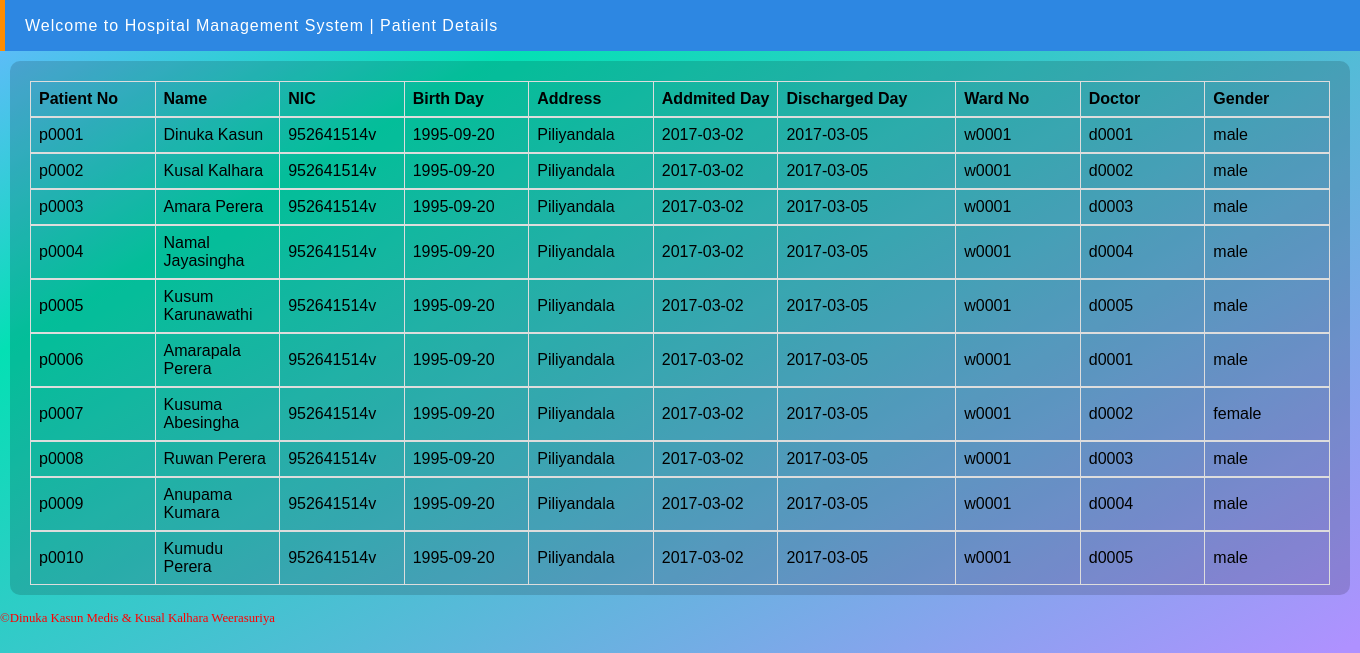
/ViewPatient.php, run on the app's committed database.
### tables this page shows
CREATE TABLE `patient` (
  `pid` varchar(5) NOT NULL,
  `f_name` varchar(50) NOT NULL,
  `l_name` varchar(50) NOT NULL,
  `nic` varchar(12) NOT NULL,
  `birth_day` date NOT NULL,
  `address` varchar(100) NOT NULL,
  `addmit_date` date NOT NULL,
  `discharge_date` date NOT NULL,
  `ward_no` varchar(5) NOT NULL,
  `did` varchar(10) NOT NULL,
  `gender` varchar(10) NOT NULL,
  `tele` int(10) NOT NULL
);

### ViewPatient.php (the view, shortened to what this page needs)
<?php
require 'connect.inc.php';
?>
<html>
<head>
    <link rel="stylesheet" type="text/css" href="mystyle.css">
</head>
<body>
    <header class="header"><p>Welcome to Hospital Management System | Patient Details </p></header>
    <form method="post" action="ViewPatient.php">
        <div class="main-top" >
        <div>
        <?php
                $sql4 = "SELECT * FROM patient";
                $result = $conn->query($sql4);
                if ($result->num_rows > 0) {
                    ?>
                <table style="width:100%">
                    <tr>
                        <th width="100">Patient No</th>
                        <th width="100">Name</th>
                        <th width="100">NIC</th>
                        <th width="100">Birth Day</th>
                        <th width="100">Address</th>
                        <th width="100">Addmited Day</th>
                        <th width="150">Discharged Day</th>
                        <th width="100">Ward No</th>
                        <th width="100">Doctor</th>
                        <th width="100">Gender</th>
                     </tr>
                </table>
                <?php
                    while($row = $result->fetch_assoc()) {
                        ?>
                            <table style="width:100%">
                                <tr>
                                    <td width="100"><?php echo $row['pid']?></td>
                                    <td width="100"><?php echo $row['f_name'] ,' ', $row['l_name']?></td>
                                    <td width="100"><?php echo $row['nic']?></td>
                                    <td width="100"><?php echo $row['birth_day']?></td>
                                    <td width="100"><?php echo $row['address']?></td>
                                    <td width="100"><?php echo $row['addmit_date']?></td>
                                    <td width="150"><?php echo $row['discharge_date']?></td>
                                    <td width="100"><?php echo $row['ward_no']?></td>
                                    <td width="100"><?php echo $row['did']?></td>
                                    <td width="100"><?php echo $row['gender']?></td>
                                </tr>
                            </table>
                        <?php
                    }
                } else {
                    echo "0 results";
                }
        ?>
        </div>
    </div>
    </form>
    <p style="color:red; font-size:80%;">©Dinuka Kasun Medis & Kusal Kalhara Weerasuriya</p>
</body>
</html>

### mystyle.css (style rules this page uses)
body { background-image: -ms-linear-gradient(bottom right, #AF91FF 10%, #04E0B4 78%, #66B8FF 99%); background-image: -moz-linear-gradient(bottom right, #AF91FF 10%, #04E0B4 78%, #66B8FF 99%); background-image: -o-linear-gradient(bottom right, #AF91FF 10%, #04E0B4 78%, #66B8FF 99%); background-image: -webkit-gradient(linear, right bottom, left top, color-stop(10, #AF91FF), color-stop(78, #04E0B4), color-stop(99, #66B8FF)); background-image: -webkit-linear-gradient(bottom right, #AF91FF 10%, #04E0B4 78%, #66B8FF 99%); background-image: linear-gradient(to top left, #AF91FF 10%, #04E0B4 78%,#66B8FF 99%); height: 100%; background-attachment: fixed; }
.header p { color: white; font-family:sans-serif; letter-spacing:1px; font-weight: 500 }
.header { width:auto; height: 50px; background-color: #2d87e2; margin-top: 0px; padding-top:1px; padding-left: 20px; border-left-style: solid; border-left-width:thick; border-left-color: darkorange; }
.main-top { padding:20px 20px 10px 20px; width:500px; height: auto; background-color: rgba(0, 0, 0, 0.15); margin-left: auto; margin-right: auto; margin-top: 20px; margin-bottom: auto; border-radius: 10px; }
table { font-family: arial, sans-serif; border-collapse: collapse; width: 100%; }
td, th { border: 1px solid #dddddd; text-align: left; padding: 8px; }
html,body { margin: 0 auto 0 auto; box-sizing:border-box; }

### ViewPatient.php (style rules this page uses)
.main-top { padding:20px 20px 10px 20px; width:1300px; height: auto; background-color: rgba(0, 0, 0, 0.15); margin-left: 10; margin-right: 10; margin-top: 10px; margin-bottom: auto; border-radius: 10px; }
table { font-family: arial, sans-serif; border-collapse: collapse; width: 100%; }
td, th { border: 1px solid #dddddd; text-align: left; padding: 8px; }

### data on the page
patient: pid "p0001", f_name "Dinuka", l_name "Kasun", nic "952641514v", birth_day "1995-09-20", address "Piliyandala", addmit_date "2017-03-02", discharge_date "2017-03-05", ward_no "w0001", did "d0001", gender "male"
patient: pid "p0002", f_name "Kusal", l_name "Kalhara", nic "952641514v", birth_day "1995-09-20", address "Piliyandala", addmit_date "2017-03-02", discharge_date "2017-03-05", ward_no "w0001", did "d0002", gender "male"
patient: pid "p0003", f_name "Amara", l_name "Perera", nic "952641514v", birth_day "1995-09-20", address "Piliyandala", addmit_date "2017-03-02", discharge_date "2017-03-05", ward_no "w0001", did "d0003", gender "male"
patient: pid "p0004", f_name "Namal", l_name "Jayasingha", nic "952641514v", birth_day "1995-09-20", address "Piliyandala", addmit_date "2017-03-02", discharge_date "2017-03-05", ward_no "w0001", did "d0004", gender "male"
patient: pid "p0005", f_name "Kusum", l_name "Karunawathi", nic "952641514v", birth_day "1995-09-20", address "Piliyandala", addmit_date "2017-03-02", discharge_date "2017-03-05", ward_no "w0001", did "d0005", gender "male"
patient: pid "p0006", f_name "Amarapala", l_name "Perera", nic "952641514v", birth_day "1995-09-20", address "Piliyandala", addmit_date "2017-03-02", discharge_date "2017-03-05", ward_no "w0001", did "d0001", gender "male"
patient: pid "p0007", f_name "Kusuma", l_name "Abesingha", nic "952641514v", birth_day "1995-09-20", address "Piliyandala", addmit_date "2017-03-02", discharge_date "2017-03-05", ward_no "w0001", did "d0002", gender "female"
patient: pid "p0008", f_name "Ruwan", l_name "Perera", nic "952641514v", birth_day "1995-09-20", address "Piliyandala", addmit_date "2017-03-02", discharge_date "2017-03-05", ward_no "w0001", did "d0003", gender "male"
patient: pid "p0009", f_name "Anupama", l_name "Kumara", nic "952641514v", birth_day "1995-09-20", address "Piliyandala", addmit_date "2017-03-02", discharge_date "2017-03-05", ward_no "w0001", did "d0004", gender "male"
patient: pid "p0010", f_name "Kumudu", l_name "Perera", nic "952641514v", birth_day "1995-09-20", address "Piliyandala", addmit_date "2017-03-02", discharge_date "2017-03-05", ward_no "w0001", did "d0005", gender "male"
